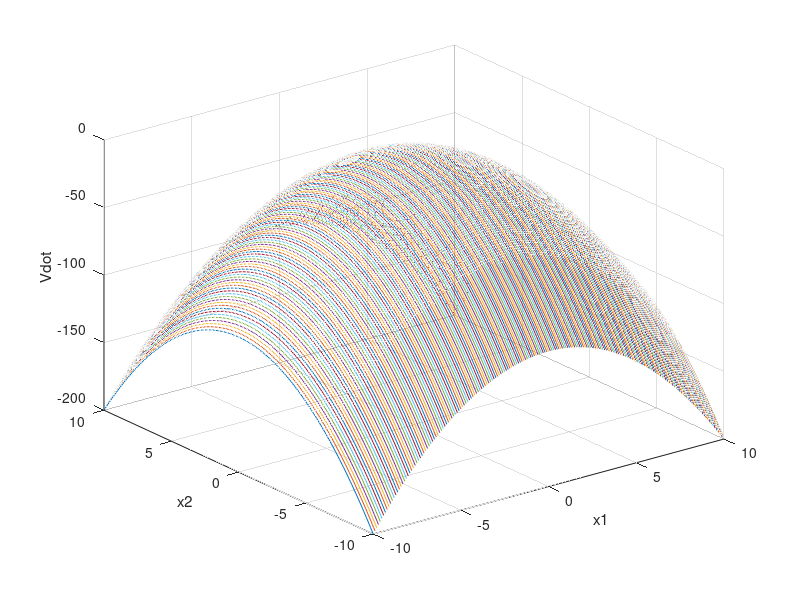
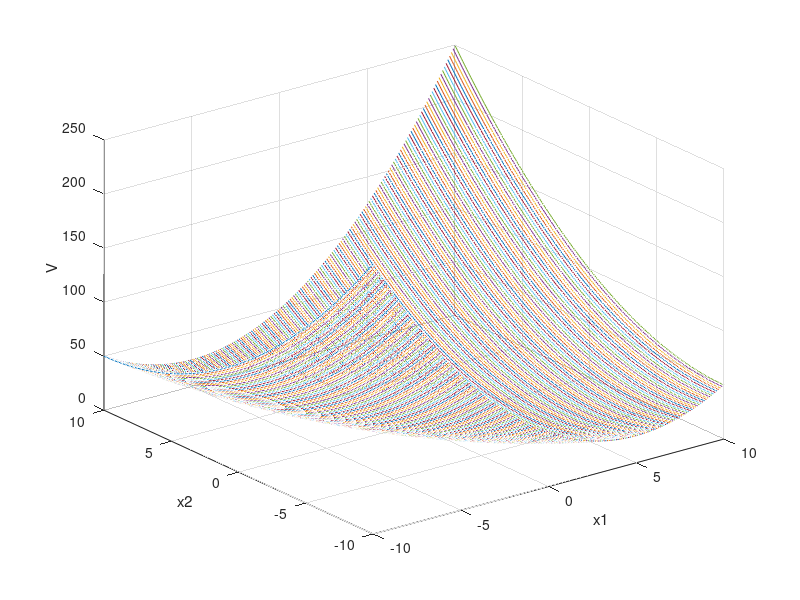

MATLAB code for these plots, in order:
A=[0 10;-1 -3];
%eig(A);
Q=eye(2); %V'(x)=-x1^2-x2^2, zawsze dla takiego przyjecia Q
R=lyap(A',Q); %Jezeli R jest dodatnio określona to uklad jest stabilny

[x1,x2]=meshgrid(-10:0.1:10,-10:0.1:10);
Vdot=-x1.^2-x2.^2;
V=x1.^2+0.5*x2.^2+x1.*x2;
figure; plot3(x1,x2,Vdot);
grid on; xlabel('x1');ylabel('x2');zlabel('Vdot');
figure; plot3(x1,x2,V);
grid on; xlabel('x1');ylabel('x2');zlabel('V');